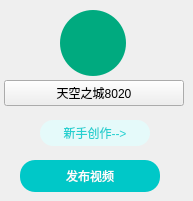
           <widget class="QWidget" name="widget_2" native="true">
            <property name="minimumSize">
             <size>
              <width>0</width>
              <height>200</height>
             </size>
            </property>
            <widget class="RoundLab" name="label_header">
             <property name="geometry">
              <rect>
               <x>60</x>
               <y>10</y>
               <width>66</width>
               <height>66</height>
              </rect>
             </property>
             <property name="minimumSize">
              <size>
               <width>66</width>
               <height>66</height>
              </size>
             </property>
             <property name="styleSheet">
              <string notr="true">QLabel
{
border-radius: 33px;
background-color: rgb(0, 170, 127);
}

QLabel:hover
{
border: 2px solid red;
}</string>
             </property>
             <property name="text">
              <string/>
             </property>
            </widget>
            <widget class="QPushButton" name="pushButton_newcreate">
             <property name="geometry">
              <rect>
               <x>40</x>
               <y>120</y>
               <width>110</width>
               <height>26</height>
              </rect>
             </property>
             <property name="minimumSize">
              <size>
               <width>100</width>
               <height>26</height>
              </size>
             </property>
             <property name="styleSheet">
              <string notr="true">QPushButton
{
color: #25d0d0;
border-radius: 13px;
background-color: #e5fafa;
}

QPushButton:hover
{
color: red;
}</string>
             </property>
             <property name="text">
              <string>新手创作--&gt;</string>
             </property>
            </widget>
            <widget class="QPushButton" name="pushButton_polish">
             <property name="geometry">
              <rect>
               <x>20</x>
               <y>160</y>
               <width>140</width>
               <height>32</height>
              </rect>
             </property>
             <property name="minimumSize">
              <size>
               <width>110</width>
               <height>32</height>
              </size>
             </property>
             <property name="maximumSize">
              <size>
               <width>16777215</width>
               <height>16777215</height>
              </size>
             </property>
             <property name="styleSheet">
              <string notr="true">QPushButton
{
color: #ffffff;
border-radius: 15px;
background-color: #00c8c8;
}

QPushButton:hover
{
color: red;
}</string>
             </property>
             <property name="text">
              <string>发布视频</string>
             </property>
            </widget>
            <widget class="QPushButton" name="pushButton_userName">
             <property name="geometry">
              <rect>
               <x>4</x>
               <y>80</y>
               <width>180</width>
               <height>26</height>
              </rect>
             </property>
             <property name="minimumSize">
              <size>
               <width>0</width>
               <height>26</height>
              </size>
             </property>
             <property name="maximumSize">
              <size>
               <width>16777215</width>
               <height>26</height>
              </size>
             </property>
             <property name="text">
              <string>天空之城8020</string>
             </property>
            </widget>
           </widget>
